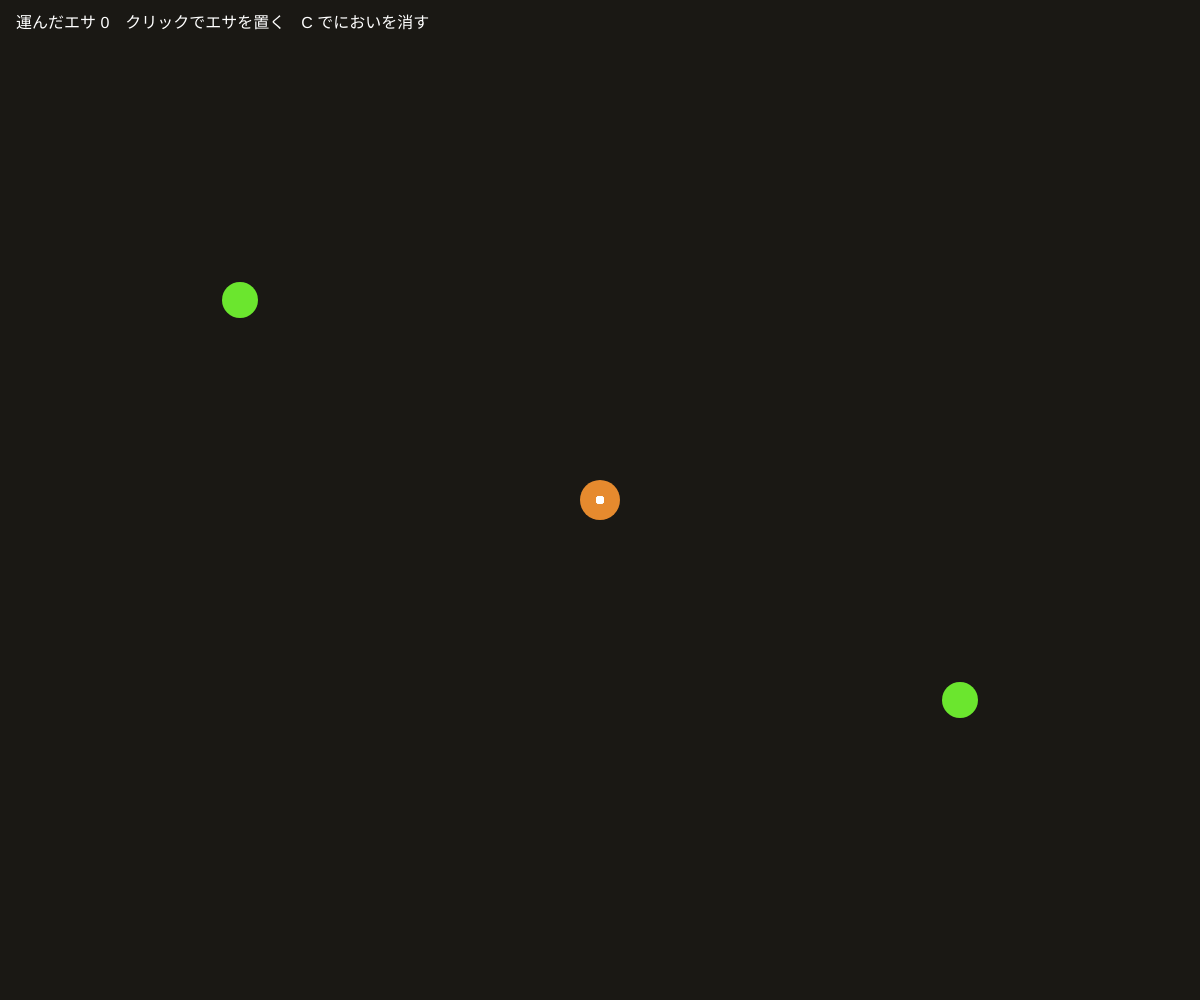
Frame 1 (no input)
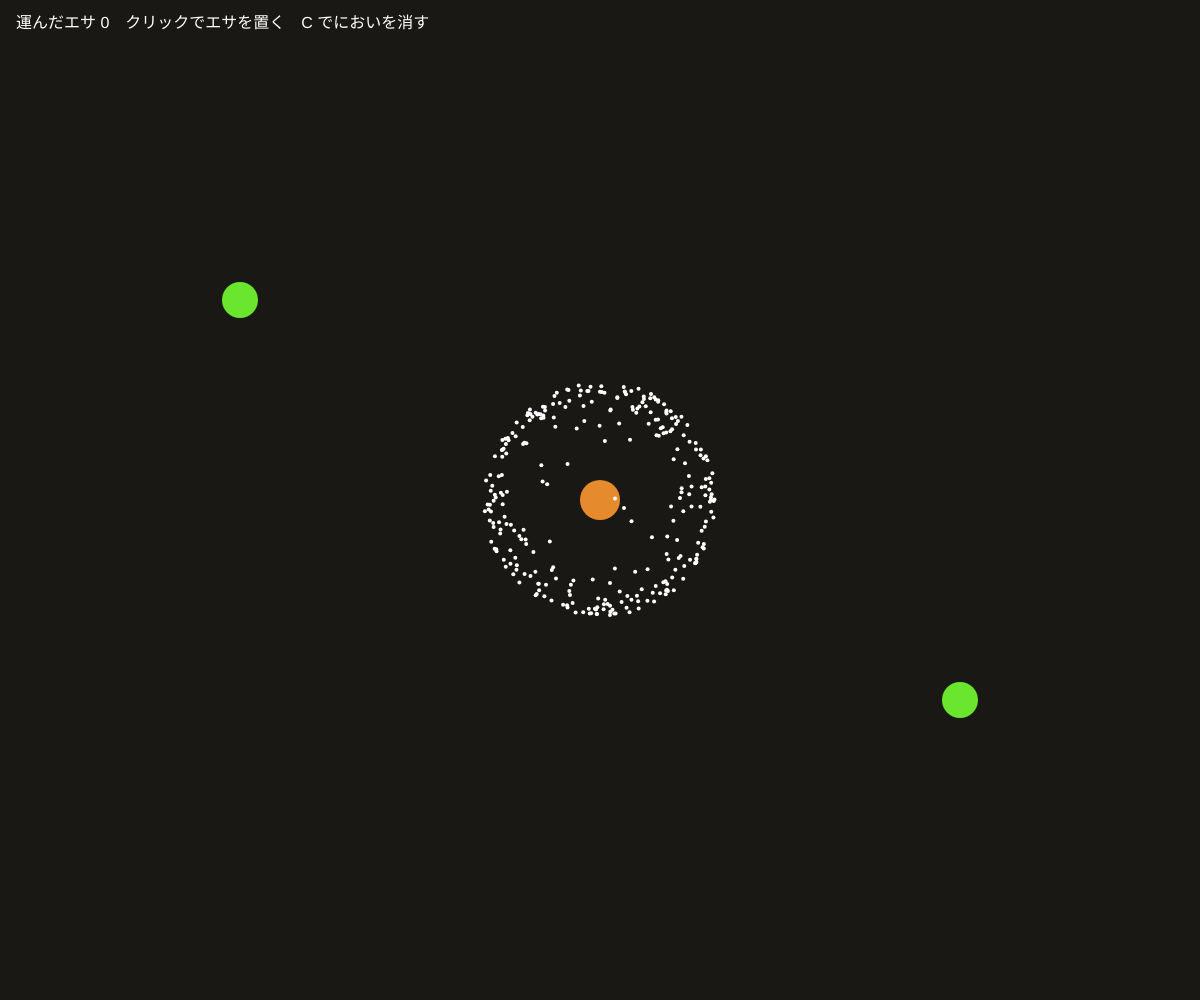
Frame 60 (no input)
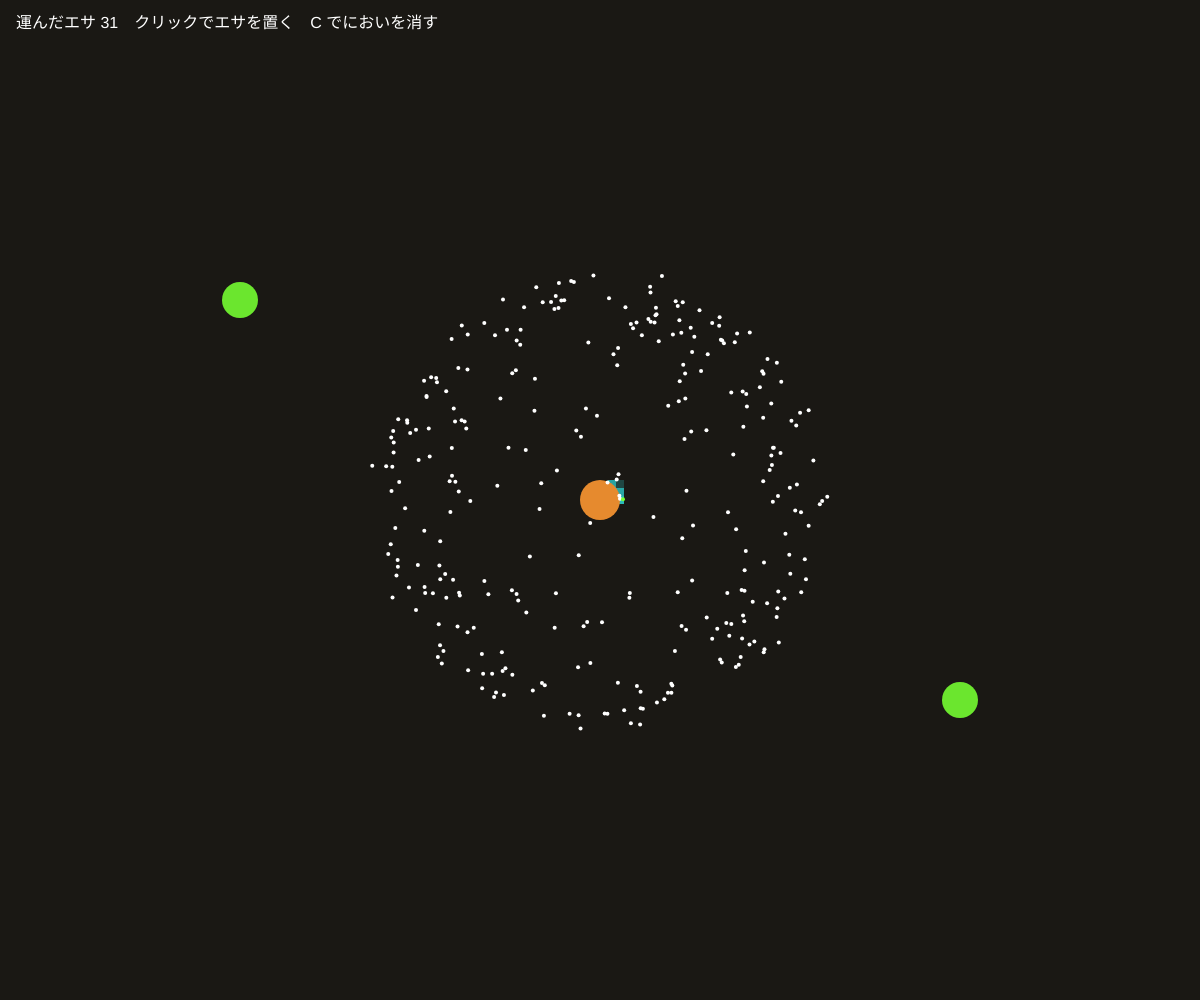
Frame 120 (the mouse pressed at the canvas centre since frame 60)

The p5.js sketch that drew these frames (run headless with seeded random() and noise() and a simulated clock; from frame 60 on, the mouse is pressed at the canvas centre):

// p5.js sketch
// ── sketch.js
// ============================================
// 06 アリの道（フェロモン）
// アリは地図を持っていない。エサを見つけたアリが「におい（フェロモン）」を
// 落としながら巣に帰るだけで、群れ全体が最短に近い道をつくる
// クリックでエサを置く / C でフェロモンを消す
// ============================================

let ants = [];
let nest; // 巣の位置
let foods = []; // エサの位置
let gridSize = 8; // フェロモンのマス目の大きさ
let cols, rows;
let pheromone; // マスごとの「におい」の強さ
let delivered = 0;

function setup() {
  createCanvas(windowWidth, windowHeight);
  colorMode(HSB, 360, 100, 100, 100);
  cols = ceil(width / gridSize);
  rows = ceil(height / gridSize);
  pheromone = new Float32Array(cols * rows);
  nest = createVector(width / 2, height / 2);
  foods.push(createVector(width * 0.2, height * 0.3));
  foods.push(createVector(width * 0.8, height * 0.7));
  for (let i = 0; i < 300; i++) {
    ants.push({ pos: nest.copy(), angle: random(TWO_PI), hasFood: false });
  }
}

function draw() {
  background(40, 20, 10);

  // ---- フェロモンを描いて、少しずつ蒸発させる ----
  noStroke();
  for (let i = 0; i < cols * rows; i++) {
    pheromone[i] *= 0.995; // 蒸発
    if (pheromone[i] > 0.02) {
      fill(180, 80, 100, min(pheromone[i], 1) * 70);
      rect((i % cols) * gridSize, floor(i / cols) * gridSize, gridSize, gridSize);
    }
  }

  // ---- エサと巣 ----
  fill(100, 80, 90);
  for (let f of foods) circle(f.x, f.y, 36);
  fill(30, 80, 90);
  circle(nest.x, nest.y, 40);

  // ---- アリを動かす ----
  for (let a of ants) {
    if (a.hasFood) {
      // エサを持っている：巣に向かい、フェロモンを落とす
      let toNest = p5.Vector.sub(nest, a.pos);
      a.angle = lerpAngle(a.angle, toNest.heading(), 0.2);
      let gi = cellIndex(a.pos);
      if (gi >= 0) pheromone[gi] = min(pheromone[gi] + 0.3, 3);
      if (toNest.mag() < 20) {
        a.hasFood = false;
        delivered++;
        a.angle += PI; // 巣についたら反転
      }
    } else {
      // 探している：前方3方向のにおいをかいで、強い方へ。あとはランダム
      let best = -1, bestAngle = a.angle;
      for (let d of [-0.6, 0, 0.6]) {
        let ang = a.angle + d;
        let p = createVector(a.pos.x + cos(ang) * 24, a.pos.y + sin(ang) * 24);
        let gi = cellIndex(p);
        let v = gi >= 0 ? pheromone[gi] : 0;
        if (v > best) {
          best = v;
          bestAngle = ang;
        }
      }
      if (best > 0.05) a.angle = lerpAngle(a.angle, bestAngle, 0.3);
      a.angle += random(-0.3, 0.3); // ふらふら歩く
      // エサを見つけたら持つ
      for (let f of foods) {
        if (p5.Vector.dist(a.pos, f) < 20) {
          a.hasFood = true;
          a.angle += PI;
        }
      }
    }

    a.pos.x += cos(a.angle) * 2;
    a.pos.y += sin(a.angle) * 2;
    // 壁で跳ね返る
    if (a.pos.x < 0 || a.pos.x > width) a.angle = PI - a.angle;
    if (a.pos.y < 0 || a.pos.y > height) a.angle = -a.angle;
    a.pos.x = constrain(a.pos.x, 0, width);
    a.pos.y = constrain(a.pos.y, 0, height);

    fill(a.hasFood ? 100 : 0, a.hasFood ? 80 : 0, 100);
    circle(a.pos.x, a.pos.y, 4);
  }

  fill(0, 0, 100);
  textSize(16);
  text('運んだエサ ' + delivered + '　クリックでエサを置く　C でにおいを消す', 16, 28);
}

function cellIndex(p) {
  let cx = floor(p.x / gridSize), cy = floor(p.y / gridSize);
  if (cx < 0 || cy < 0 || cx >= cols || cy >= rows) return -1;
  return cx + cy * cols;
}

// 角度をなめらかに近づける（360° のつなぎ目を正しく扱う）
function lerpAngle(a, b, t) {
  let d = ((b - a + PI) % TWO_PI + TWO_PI) % TWO_PI - PI;
  return a + d * t;
}

function mousePressed() {
  if (mouseY > 44) foods.push(createVector(mouseX, mouseY));
}

function keyPressed() {
  if (key === 'c' || key === 'C') pheromone.fill(0);
}

// ---------- やってみよう ----------
// 1. 蒸発 0.995 を 0.98（すぐ消える）や 0.999（ずっと残る）にすると道はどうなる？
// 2. エサを遠くと近くに置いて、どちらの道が太くなるか見よう
// 3. アリの数 300 を 1000 にすると？
